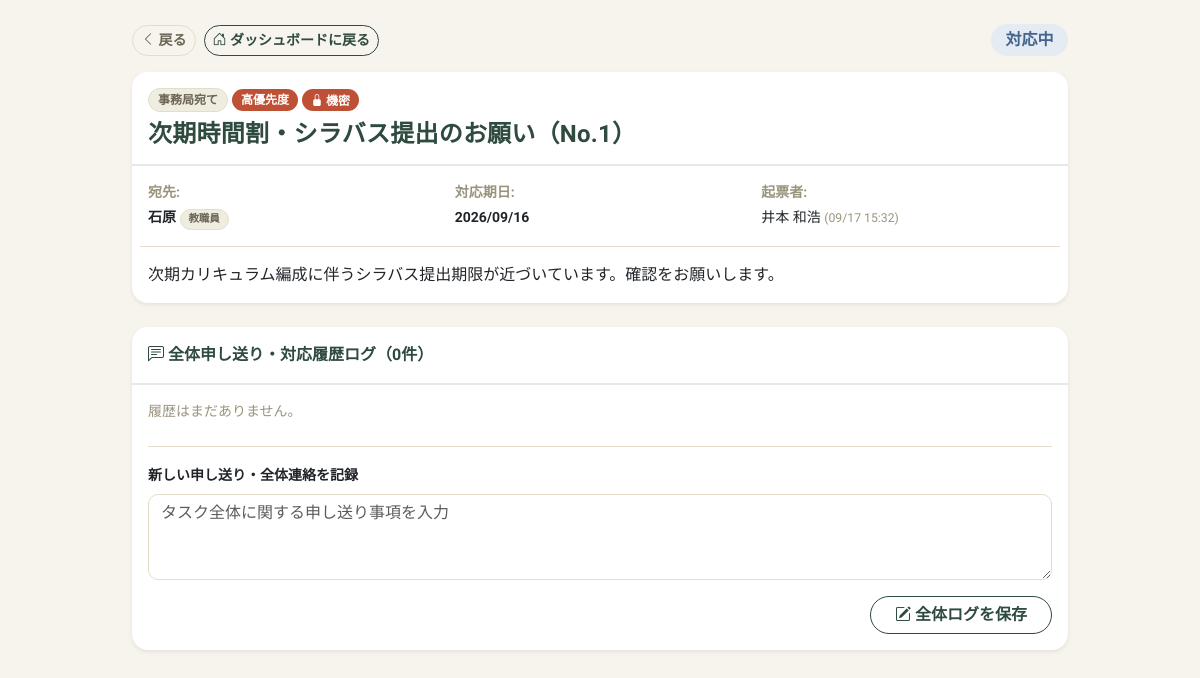
The app's page /task/174/ (signed in) with its own data.
### core/models.py (models this page shows, shortened)
class Task(models.Model):
    PRIORITY_CHOICES = [
        ('high', '高'),
        ('mid', '中'),
        ('low', '低'),
    ]
    STATUS_CHOICES = [
        ('open', '未対応'),
        ('in_progress', '対応中'),
        ('closed', '完了'),
    ]
    PRIVACY_CHOICES = [
        ('general', '一般（学内共有可）'),
        ('sensitive', '機密（関係部署のみ）'),
    ]
    TARGET_TYPE_CHOICES = [
        ('student', '学生'),
        ('staff', '教職員'),
    ]
    target_type = models.CharField("対象種別", max_length=10, choices=TARGET_TYPE_CHOICES, default='student', db_index=True)
    students = models.ManyToManyField(
        Student,
        related_name='tasks',
        verbose_name="対象学生",
        blank=True
    )
    target_user = models.ForeignKey(
        User,
        on_delete=models.SET_NULL,
        related_name='targeted_tasks',
        verbose_name="対象教職員",
        null=True,
        blank=True
    )
    title = models.CharField("依頼件名", max_length=200)
    description = models.TextField("依頼内容")
    target_group = models.ForeignKey(
        Group,
        on_delete=models.CASCADE,
        verbose_name="担当部署",
        related_name='group_tasks'
    )
    assigned_user = models.ForeignKey(
        User,
        on_delete=models.SET_NULL,
        null=True,
        blank=True,
        verbose_name="個別担当者",
        related_name='assigned_tasks'
    )
    created_by = models.ForeignKey(
        User,
        on_delete=models.CASCADE,
        related_name='created_tasks',
        verbose_name="起票者"
    )
    priority = models.CharField("優先度", max_length=10, choices=PRIORITY_CHOICES, default='mid', db_index=True)
    status = models.CharField("ステータス", max_length=20, choices=STATUS_CHOICES, default='open', db_index=True)
    privacy = models.CharField("プライバシー区分", max_length=20, choices=PRIVACY_CHOICES, default='general')
    due_date = models.DateField("対応期日", db_index=True)
    completion_note = models.TextField("対応メモ（クローズ時）", blank=True, null=True)
    created_at = models.DateTimeField("起票日時", auto_now_add=True)
    updated_at = models.DateTimeField("更新日時", auto_now=True)
    class Meta:
        verbose_name = "タスク"
        verbose_name_plural = "タスク一覧"
        ordering = ['due_date', '-priority']

### core/views.py (the view, shortened to what this page needs)
# urls.py: path('task/<int:pk>/', views.task_detail, name='task_detail'),
@login_required
def task_detail(request, pk):
    task = get_object_or_404(
        Task.objects.select_related(
            'target_group',
            'created_by',
            'assigned_user',
            'target_user'
        ).prefetch_related('students'),
        pk=pk
    )
    user = request.user
    user_groups = user.groups.all()
    if task.privacy == 'sensitive':
        is_owner = (task.created_by == user)
        is_assigned = (task.assigned_user == user)
        is_target_user = (task.target_user == user)
        is_target_group = (task.target_group in user_groups and task.target_user is None)
        if not (user.is_superuser or is_owner or is_assigned or is_target_user or is_target_group):
            from django.core.exceptions import PermissionDenied
            raise PermissionDenied("この案件は関係者限定の機密案件のため閲覧できません。")
    if task.target_type == 'student':
        for student in task.students.all():
            TaskStudentProgress.objects.get_or_create(task=task, student=student)
    from django.urls import reverse
    session_key = f'task_back_url_{pk}'
    if request.method == 'GET':
        referer = request.META.get('HTTP_REFERER')
        if referer and request.path not in referer:
            request.session[session_key] = referer
    back_url = request.session.get(session_key, reverse('dashboard'))
    context = {
        'task': task,
        'comments': task.comments.select_related('author').all().order_by('created_at'),
        'student_progresses': task.student_progresses.select_related('student').order_by('student__student_id'),
        'back_url': back_url,  # テンプレートに記憶したURLを渡す
    }
    return render(request, 'core/task_detail.html', context)

### core/templates/core/task_detail.html (shortened to what this page needs)
<!DOCTYPE html>
{% load static %}
<html lang="ja">
<head>
    <link href="https://cdn.jsdelivr.net/npm/bootstrap@5.3.0/dist/css/bootstrap.min.css" rel="stylesheet">
    <link rel="stylesheet" href="{% static 'core/css/dashboard.css' %}">
    <link rel="stylesheet" href="https://cdn.jsdelivr.net/npm/bootstrap-icons@1.11.3/font/bootstrap-icons.min.css">
</head>
<body>
<div class="container py-4" style="max-width: 960px;">
    <div class="d-flex justify-content-between align-items-center mb-3">
        <div class="d-flex gap-2">
            <a href="{{ back_url }}" class="btn btn-outline-secondary btn-sm">
                <i class="bi bi-chevron-left"></i> 戻る
            </a>
            <a href="{% url 'dashboard' %}" class="btn btn-outline-primary btn-sm">
                <i class="bi bi-house-door"></i> ダッシュボードに戻る
            </a>
        </div>
        <span class="badge {% if task.status == 'closed' %}bg-success{% elif task.status == 'in_progress' %}bg-info text-dark{% else %}bg-warning text-dark{% endif %} fs-6">
            {{ task.get_status_display }}
        </span>
    </div>
    <div class="card shadow-sm border-0 mb-4">
        <div class="card-header bg-white py-3">
            <div class="d-flex align-items-center gap-1 mb-2">
                <span class="badge bg-secondary">{{ task.target_group.name }}宛て</span>
                <span class="badge {% if task.priority == 'high' %}bg-danger{% elif task.priority == 'mid' %}bg-warning text-dark{% else %}bg-secondary{% endif %}">
                    {{ task.get_priority_display }}優先度
                </span>
                {% if task.privacy == 'sensitive' %}
                    <span class="badge bg-danger"><i class="bi bi-lock-fill"></i> 機密</span>
                {% endif %}
            </div>
            <h4 class="fw-bold mb-0">{{ task.title }}</h4>
        </div>
        <div class="card-body">
            <div class="row g-3 mb-3 text-muted small border-bottom pb-3">
                <div class="col-sm-4">
                    <strong>宛先:</strong>
                    <div class="mt-1 text-dark fw-bold">
                        {% if task.target_type == 'student' %}
                            学生案件（計 {{ task.students.count }} 名）
                        {% elif task.target_type == 'staff' and task.target_user %}
                            {{ task.target_user.last_name }} {{ task.target_user.first_name }} <span class="badge bg-secondary">教職員</span>
                        {% else %}
                            {{ task.target_group.name }}（部署宛て）
                        {% endif %}
                    </div>
                </div>
                <div class="col-sm-4">
                    <strong>対応期日:</strong>
                    <div class="mt-1 fw-bold text-dark">{{ task.due_date|date:"Y/m/d" }}</div>
                </div>
                <div class="col-sm-4">
                    <strong>起票者:</strong>
                    <div class="mt-1 text-dark">
                        {% if task.created_by.last_name or task.created_by.first_name %}
                            {{ task.created_by.last_name|default:"" }} {{ task.created_by.first_name|default:"" }}
                        {% else %}
                            {{ task.created_by.username }}
                        {% endif %}
                        <small class="text-muted">({{ task.created_at|date:"m/d H:i" }})</small>
                    </div>
                </div>
            </div>
            <p class="card-text" style="white-space: pre-wrap;">{{ task.description }}</p>
        </div>
    </div>
    <div class="card shadow-sm border-0 mb-4">
        <div class="card-header bg-white fw-bold py-3">
            <i class="bi bi-chat-left-text text-primary"></i> 全体申し送り・対応履歴ログ（{{ comments.count }}件）
        </div>
        <div class="card-body">
            {% for comment in comments %}
            <div class="border-start border-3 border-primary ps-3 mb-3">
                <div class="d-flex justify-content-between small text-muted">
                    <strong>
                        {% if comment.author.last_name or comment.author.first_name %}
                            {{ comment.author.last_name|default:"" }} {{ comment.author.first_name|default:"" }}
                        {% else %}
                            {{ comment.author.username }}
                        {% endif %}
                    </strong>
                    <span>{{ comment.created_at|date:"Y/m/d H:i" }}</span>
                </div>
                <div class="mt-1" style="white-space: pre-wrap;">{{ comment.content }}</div>
            </div>
            {% empty %}
            <p class="text-muted small mb-0">履歴はまだありません。</p>
            {% endfor %}
            <form id="overallLogForm" method="post" class="mt-4 border-top pt-3">
                <div class="mb-3">
                    <label class="form-label fw-bold small">新しい申し送り・全体連絡を記録</label>
                    <textarea name="comment" class="form-control" rows="3" placeholder="タスク全体に関する申し送り事項を入力" required></textarea>
                </div>
                <div class="text-end">
                    <button type="button" class="btn btn-outline-primary fw-bold px-4" onclick="openStatusModal()">
                        <i class="bi bi-pencil-square"></i> 全体ログを保存
                    </button>
                </div>
            </form>
        </div>
    </div>
</div>
</body>
</html>

### core/static/core/css/dashboard.css (style rules this page uses)
:root { --color-bg: #f6f4ec; --color-bg-soft: #efece0; --color-surface: #ffffff; --color-border: #e3ddc9; --color-ink: #2b2a26; --color-ink-soft: #6b6656; --color-ink-faint: #9a947d; --color-pine: #2f4a3e; --color-pine-dark: #223629; --color-pine-soft: #e3ebe3; --color-slate: #45648c; --color-slate-soft: #e4ebf3; --color-amber: #e2a33b; --color-amber-dark: #a9711b; --color-amber-soft: #fbecd3; --color-rust: #be5036; --color-rust-dark: #8f3823; --color-rust-soft: #f5ded6; --color-sage: #3f6e52; --color-sage-soft: #dceadf; --shadow-soft: 0 6px 20px rgba(47, 74, 62, 0.08); --shadow-lift: 0 12px 28px rgba(47, 74, 62, 0.16); --radius-card: 16px; --radius-pill: 999px; }
body { background-color: var(--color-bg); color: var(--color-ink); font-family: "Zen Kaku Gothic New", "Hiragino Kaku Gothic ProN", "Hiragino Sans", "Yu Gothic", sans-serif; }
h1, h2, h3, h4, h5, h6, .navbar-brand { font-family: "Kaisei Decol", "Hiragino Mincho ProN", serif; letter-spacing: 0.01em; }
.form-control, .form-select { background-color: var(--color-surface); border: 1px solid var(--color-border); color: var(--color-ink); border-radius: 10px; }
.btn { border-radius: var(--radius-pill); font-weight: 600; }
.btn-outline-primary { color: var(--color-pine); border-color: var(--color-pine); }
.btn-outline-secondary { color: var(--color-ink-soft); border-color: var(--color-border); }
.card { border: 1px solid var(--color-border); border-radius: var(--radius-card); box-shadow: var(--shadow-soft); overflow: hidden; }
.card-header.bg-white { background-color: var(--color-surface) !important; border-bottom: 2px solid var(--color-pine-soft); color: var(--color-pine); }
.text-muted { color: var(--color-ink-faint) !important; }
.badge { font-weight: 600; border-radius: var(--radius-pill); padding: 0.4em 0.75em; }
.badge.bg-info { background-color: var(--color-slate-soft) !important; color: var(--color-slate) !important; }
.badge.bg-danger { background-color: var(--color-rust) !important; color: #fff !important; }
.badge.bg-secondary { background-color: var(--color-bg-soft) !important; color: var(--color-ink-soft) !important; border: 1px solid var(--color-border); }
body { background-color: var(--color-bg) !important; }
.text-primary { color: var(--color-pine) !important; }
.border, .border-top, .border-bottom, .border-start, .border-end { border-color: var(--color-border) !important; }
.badge.fs-6 { padding: 0.5em 0.9em; }

### core/templates/core/task_detail.html (style rules this page uses)
body { background-color: #f4f6f9; }

### records on screen
Task: status "対応中", target_group.name "事務局", priority "高", title "次期時間割・シラバス提出のお願い（No.1）", target_user.last_name "石原", due_date "2026/09/16", created_by.last_name "井本 和浩", created_at "09/17 15:32", description "次期カリキュラム編成に伴うシラバス提出期限が近づいています。確認をお願いします。"

### other values on screen
{{ comments.count }} "0"
